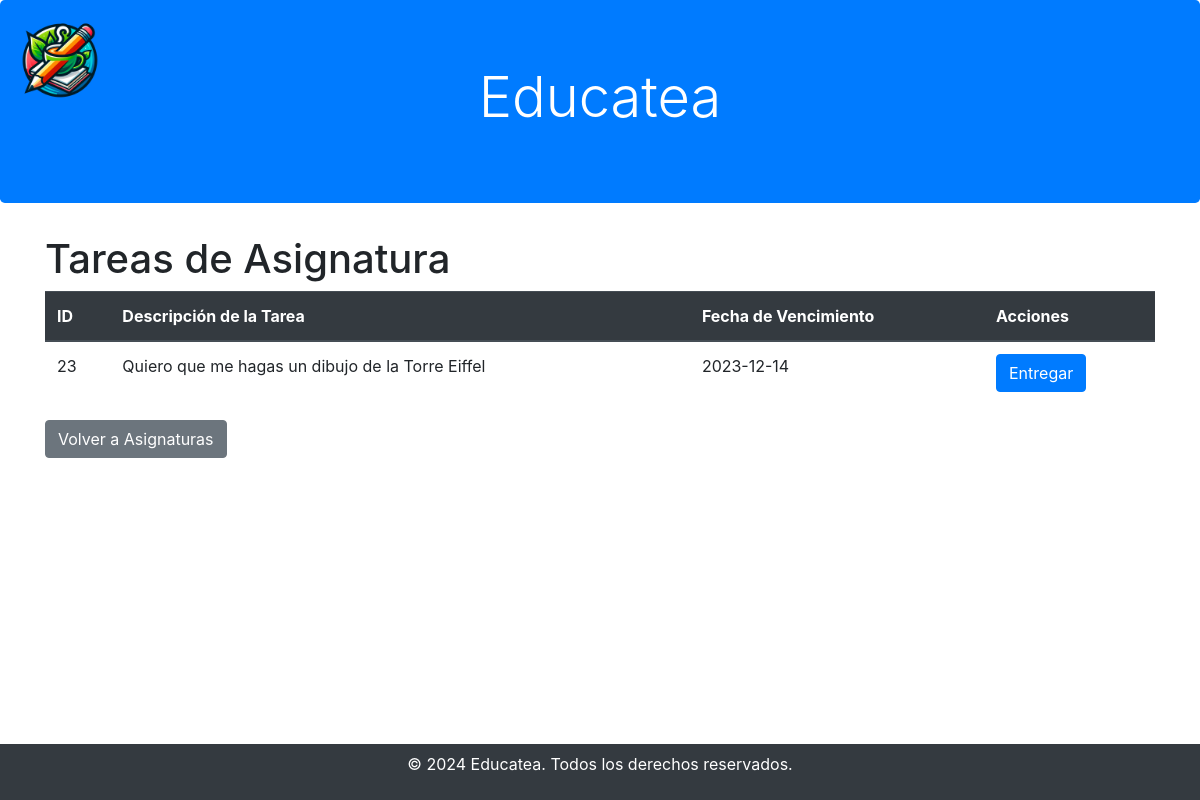
/Educatea/Alumno/tarea/ver_tarea.php?asignatura_id=14, run on the app's committed database.
### tables this page shows
CREATE TABLE `tareas` (
  `tarea_id` int(11) NOT NULL,
  `descripcion_tarea` text NOT NULL,
  `fecha_vencimiento` date NOT NULL,
  `usuario_id` int(11) DEFAULT NULL,
  `clase_id` int(11) DEFAULT NULL,
  `asignatura_id` int(11) DEFAULT NULL
);

### Educatea/Alumno/tarea/ver_tarea.php (the view, shortened to what this page needs)
<?php
$conexion = conexion();
$asignatura_id = isset($_GET['asignatura_id']) ? $_GET['asignatura_id'] : null;
$sql = "SELECT * FROM tareas WHERE asignatura_id = ?";
$stmt = $conexion->prepare($sql);
$stmt->bind_param("i", $asignatura_id);
if ($stmt->execute()) {
    $resultadoTareasAsignatura = $stmt->get_result();
    ?>
    <!DOCTYPE html>
    <html lang="en">
    <head>
        <link href="https://maxcdn.bootstrapcdn.com/bootstrap/4.5.2/css/bootstrap.min.css" rel="stylesheet">
    </head>
    <body>
    <div class="jumbotron bg-primary text-center text-white">
    <img src="../../img/Logo_educatea.png" alt="Logo de Educatea" style="position: absolute; top: 10px; left: 10px; max-width: 100px; max-height: 100px;">
        <h1 class="display-4">Educatea</h1>
</div>
        <div class="container mt-4">
            <h1>Tareas de Asignatura</h1>
            <?php
            if ($resultadoTareasAsignatura->num_rows > 0) {
                echo "<table class='table'>";
                echo "<thead class='thead-dark'><tr><th>ID</th><th>Descripción de la Tarea</th><th>Fecha de Vencimiento</th><th>Acciones</th></tr></thead><tbody>";
            while ($filaTarea = $resultadoTareasAsignatura->fetch_assoc()) {
                echo "<tr>";
                echo "<td>".$filaTarea["tarea_id"]."</td>";
                echo "<td>".$filaTarea["descripcion_tarea"]."</td>";
                echo "<td>".$filaTarea["fecha_vencimiento"]."</td>";
                echo "<td><a href='entregar_tarea.php?tarea_id=".$filaTarea["tarea_id"]."' class='btn btn-primary'>Entregar</a></td>";
                echo "</tr>";
            }
                echo "</tbody></table>";
            } else {
                echo "<p>No hay tareas disponibles para mostrar.</p>";
            }
            ?>
            <a href="../Asignatura_alum.php" class="btn btn-secondary">Volver a Asignaturas</a>
        </div>
    <footer class="fixed-bottom bg-dark text-white text-center p-2">
        <p>&copy; 2024 Educatea. Todos los derechos reservados.</p>
    </footer>
    </body>
    </html>
    <?php
} else {
    echo "Error al ejecutar la consulta: " . $stmt->error;
}
?>

### data on the page
tareas: tarea_id "23", descripcion_tarea "Quiero que me hagas un dibujo de la Torre Eiffel", fecha_vencimiento "2023-12-14"
